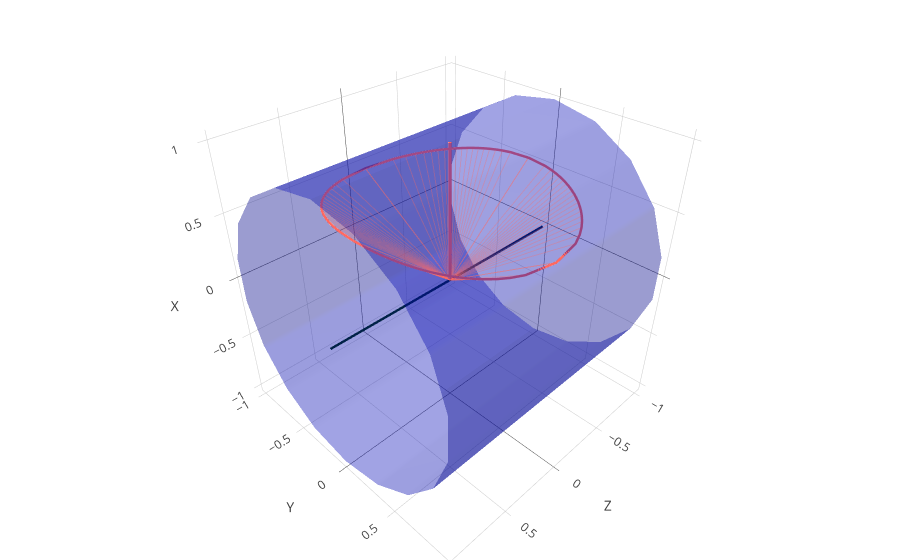
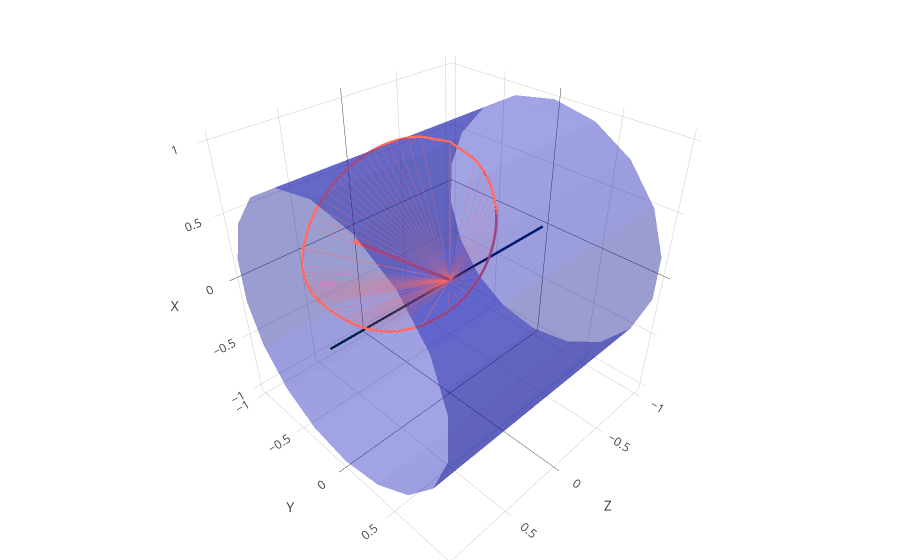
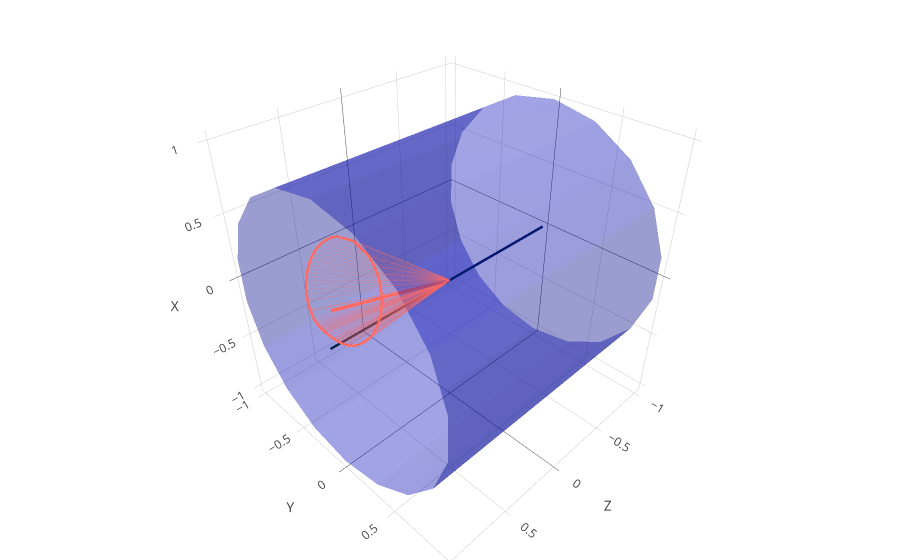
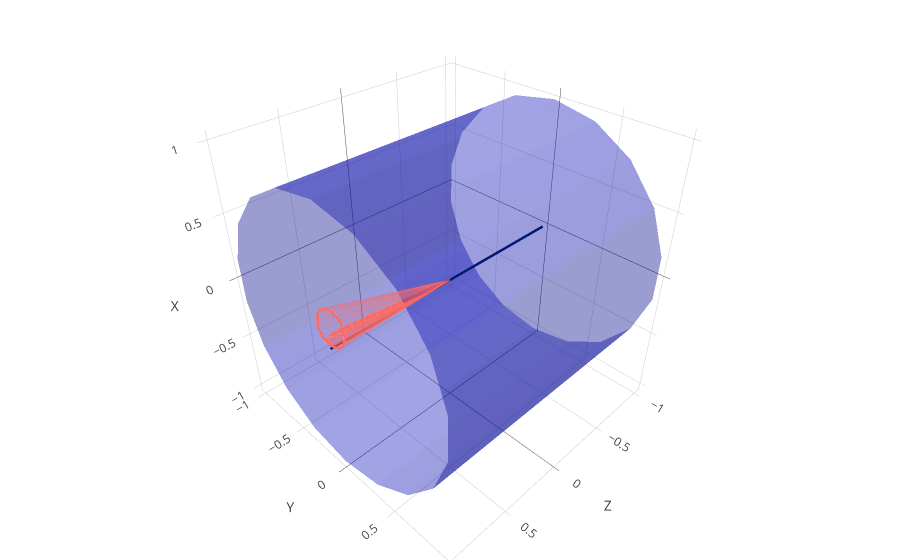

These figures' notebook cell, in order:
### Markdown cell above
Show renders in nbviewer of $\phi$, $\eta$, and $\Delta R$. Note that $\Delta R$ is the same in all, but the cones have very different sizes depending on the $\eta$.

### Code cell
show_jet(0, 0, 1.0)
show_jet(0, 1, 1.0)
show_jet(0, 2, 1.0)
show_jet(0, 3, 1.0)
